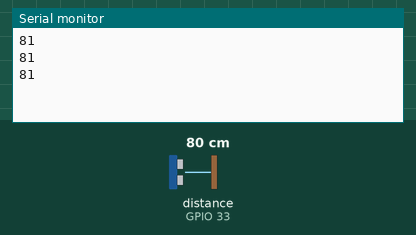
Recording of a sketch running on a simulated ESP32. On the bench: the last lines printed to the serial monitor. The inputs (shaded band) are chosen by the test bench; at power-on: distance to the obstacle (sensor on GPIO 33) 80 cm.

Above: at 1.3 s.
1.4 s: distance to the obstacle (sensor on GPIO 33) set to 2 cm
At 1.9 s:
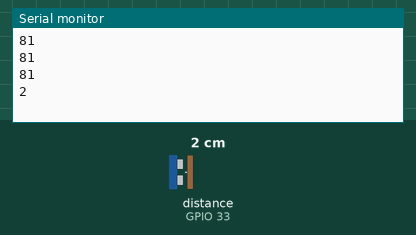
2.9 s: distance to the obstacle (sensor on GPIO 33) set to 4 cm
At 3.4 s:
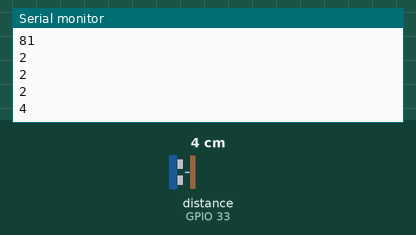
Timing chart, 0 to 5.9 s (numbered marks = the images above; inputs shaded):
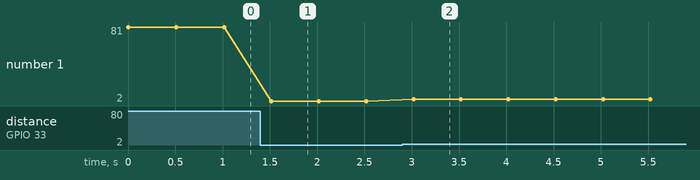

The sketch:

NewPing.ino
```cpp
#include<NewPing.h>
//tested with hc-sr04 module and arduino mega


NewPing sensor_1(32, 33, 2000);

void setup() {
  Serial.begin(9600);
}

void loop() {
  Serial.println(sensor_1.ping_cm());
  delay(500);
}
```

Measured:
- after the input at 1.4 s, the serial monitor: prints a new line after 0.12 s (image 1)
- after the input at 2.9 s, the serial monitor: prints a new line after 0.12 s (image 2)
- plotted number 1: 81 → 2 after the input at 1.4 s, 2 → 4 after the input at 2.9 s
